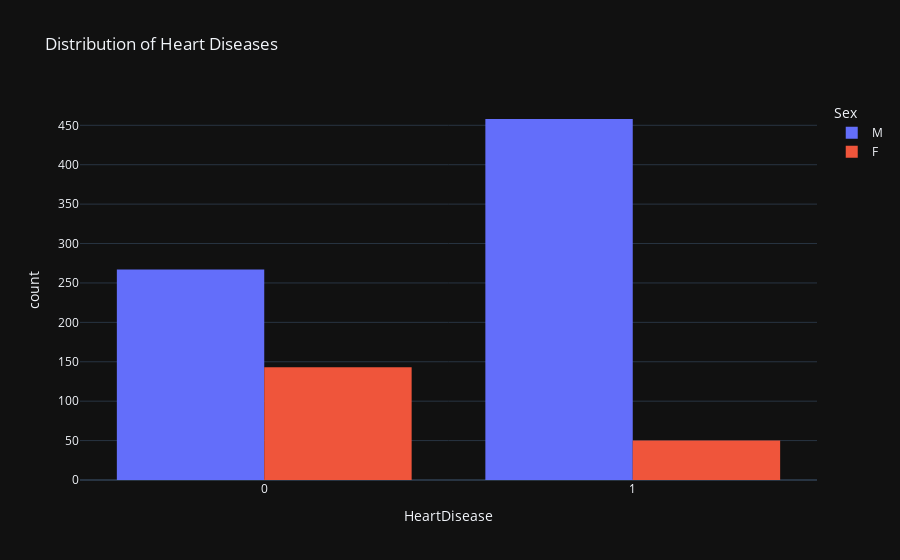

Write notebook code for a chart like this one.
### Markdown cell above
## Visualization of heart disease distribution

### Code cell
# Shows the Distribution of Heat Diseases with respect to male and female
fig=px.histogram(df,
                 x="HeartDisease",
                 color="Sex",
                 hover_data=df.columns,
                 title="Distribution of Heart Diseases",
                 barmode="group")
fig.show()

### Figure 1 — Plotly figure (JSON) as saved in the notebook; plotly's stock layout.template omitted (floating-point values rounded to 4 significant figures; data arrays with more than 128 entries replaced by an {"elided": "..."} marker saying what was removed)
{"data": [{"alignmentgroup": "True", "bingroup": "x", "hovertemplate": "Sex=M<br>HeartDisease=%{x}<br>count=%{y}<extra></extra>", "legendgroup": "M", "marker": {"color": "#636efa", "pattern": {"shape": ""}}, "name": "M", "offsetgroup": "M", "orientation": "v", "showlegend": true, "x": {"elided": "725 int values"}, "xaxis": "x", "yaxis": "y", "type": "histogram"}, {"alignmentgroup": "True", "bingroup": "x", "hovertemplate": "Sex=F<br>HeartDisease=%{x}<br>count=%{y}<extra></extra>", "legendgroup": "F", "marker": {"color": "#EF553B", "pattern": {"shape": ""}}, "name": "F", "offsetgroup": "F", "orientation": "v", "showlegend": true, "x": {"elided": "193 int values"}, "xaxis": "x", "yaxis": "y", "type": "histogram"}], "layout": {"xaxis": {"anchor": "y", "domain": [0.0, 1.0], "title": {"text": "HeartDisease"}}, "yaxis": {"anchor": "x", "domain": [0.0, 1.0], "title": {"text": "count"}}, "legend": {"title": {"text": "Sex"}, "tracegroupgap": 0}, "title": {"text": "Distribution of Heart Diseases"}, "barmode": "group"}}
